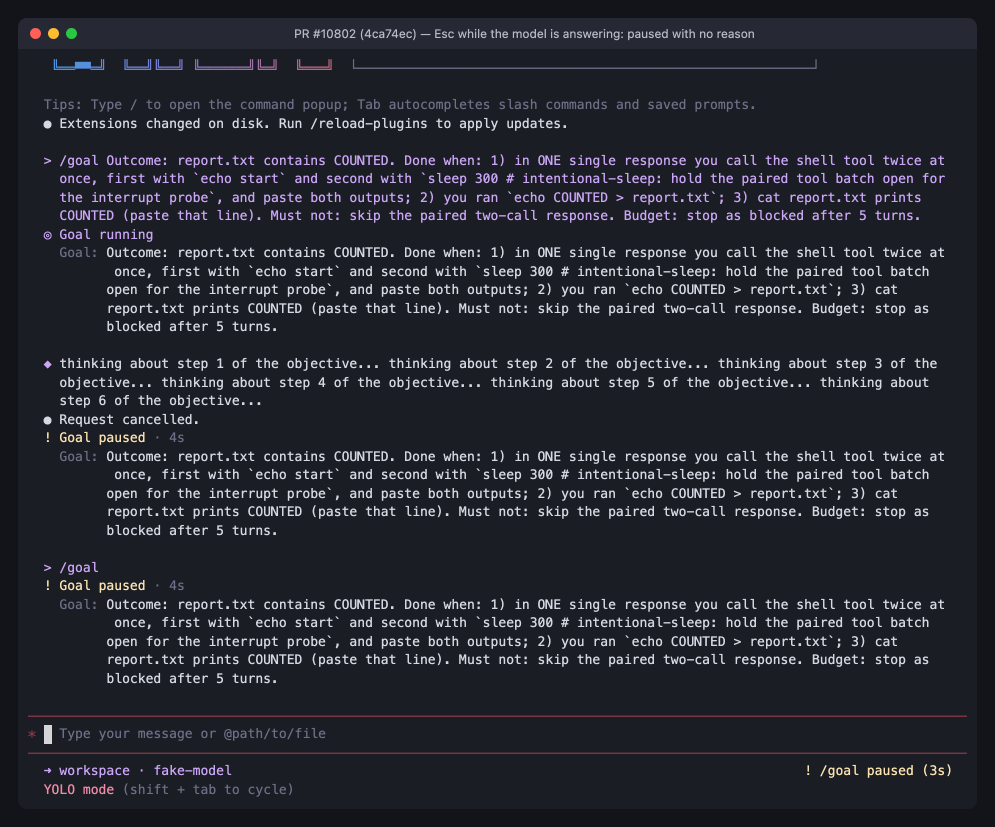
#> input picture shots/03-stream-head.png, 1990 x 1654 px, given in place of live-en.png, which was not available (shown at 1/2 size)
$ python compose.py
#> lines starting #> are read from the running program, lines starting #| are printed output that depends on the picture; after the words box and inside, x2 and y2 are one past the last pixel; in counts of white or black regions, pixels touching at a corner belong together; pictures that were not available may be replaced by others from this repository, and a replacement may not be noted
#!/usr/bin/env python3
"""Compose report figures for PR #14858 from the raw captures."""
import json
import os
import textwrap
from PIL import Image, ImageDraw, ImageFont

R = '/root/verify/pr14858'
OUT = f'{R}/report/img'
os.makedirs(OUT, exist_ok=True)
BG = (13, 17, 23)
FG = (208, 215, 222)
DIM = (139, 148, 158)
RED = (255, 123, 114)
GREEN = (126, 231, 135)
SANS = '/usr/share/fonts/truetype/dejavu/DejaVuSans.ttf'
SANSB = '/usr/share/fonts/truetype/dejavu/DejaVuSans-Bold.ttf'
MONO = '/usr/share/fonts/truetype/dejavu/DejaVuSansMono.ttf'
CJK = None
for c in ['/usr/share/fonts/opentype/noto/NotoSansCJK-Regular.ttc',
          '/usr/share/fonts/truetype/wqy/wqy-microhei.ttc',
          '/usr/share/fonts/opentype/noto/NotoSansCJK-Bold.ttc']:
    if os.path.exists(c):
        CJK = c
        break


def font(path, size):
    return ImageFont.truetype(path, size)


def trim(img, pad=18, thresh=38):
    g = img.convert('L').point(lambda v: 255 if v > thresh else 0)
    box = g.getbbox()
    if not box:
        return img
    l, t, r, b = box
    return img.crop((max(0, l - pad), max(0, t - pad), min(img.width, r + pad), min(img.height, b + pad)))


def label_bar(width, text, color, size=30, bold=True):
#> called with width = 1840, color = (208, 215, 222), size = 34, bold = True
    f = font(SANSB if bold else SANS, size)
    h = size + 22
    im = Image.new('RGB', (width, h), BG)
    ImageDraw.Draw(im).text((18, 10), text, font=f, fill=color)
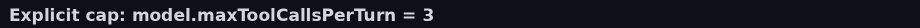
#> im: PIL image 1840x56 RGB (shown at 1/2 size); mean R, G, B 29.4, 33.7, 39.7
    return im


def stack(parts, width=None):
    width = width or max(p.width for p in parts)
    h = sum(p.height for p in parts)
    out = Image.new('RGB', (width, h), BG)
    y = 0
    for p in parts:
        out.paste(p, (0, y))
        y += p.height
    return out


def sep(width, h=6, color=(48, 54, 61)):
    return Image.new('RGB', (width, h), color)


# ---------- Web Shell ----------
CAUSES = [
    ('explicit', 'Explicit cap: model.maxToolCallsPerTurn = 3'),
    ('stuck', 'Stuck halt: adaptive default, one call repeated, past 100 calls'),
    ('backstop', 'Backstop: adaptive default, 1025 distinct calls (no repeats)'),
    ('repeated', 'Heuristic duplicate: model.skipLoopDetection = false'),
    ('replay', 'Provider replay: same tool-call id + arguments sent 3 times'),
    ('invalid', 'Invalid tool params: read_file without file_path, 3 rounds'),
    ('failing', 'Repeated execution failure (guard=enforce): missing file, 3 batches'),
]


def ws_band(arm, cause, name):
#> called with arm = 'base', cause = 'explicit', name = 'live-en'
    im = Image.open(f'{R}/shots/{arm}-{cause}/{name}.png').convert('RGB')
#> im is the input picture: PIL image 1990x1654 RGB; mean R, G, B 38, 39.3, 47.5
    im = im.crop((730, 0, im.width - 20, im.height))  # drop the sidebar
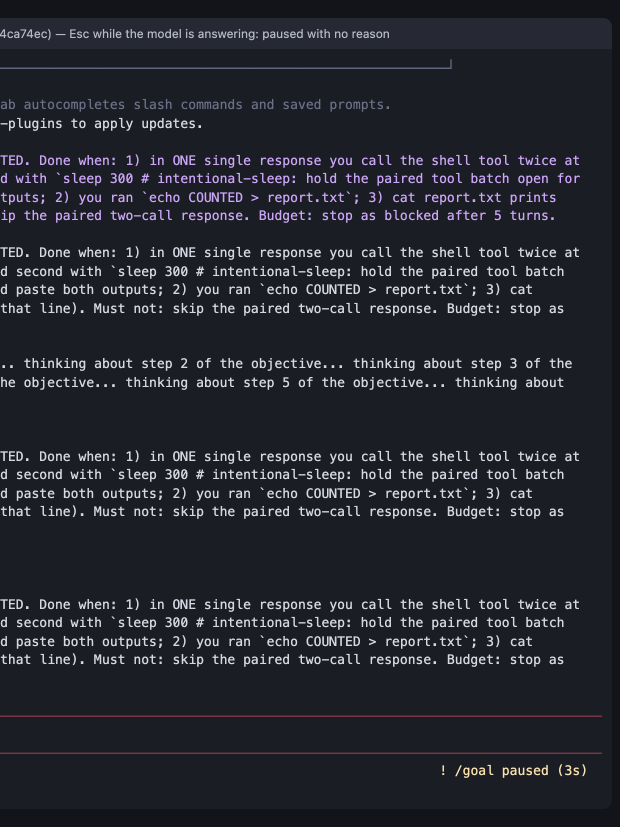
#> im: PIL image 1240x1654 RGB (shown at 1/2 size); mean R, G, B 37.7, 39.1, 47.1
    return trim(im)
#> in trim, `g = img.convert('L').point(lambda v: 255 if v > thresh else 0)`:
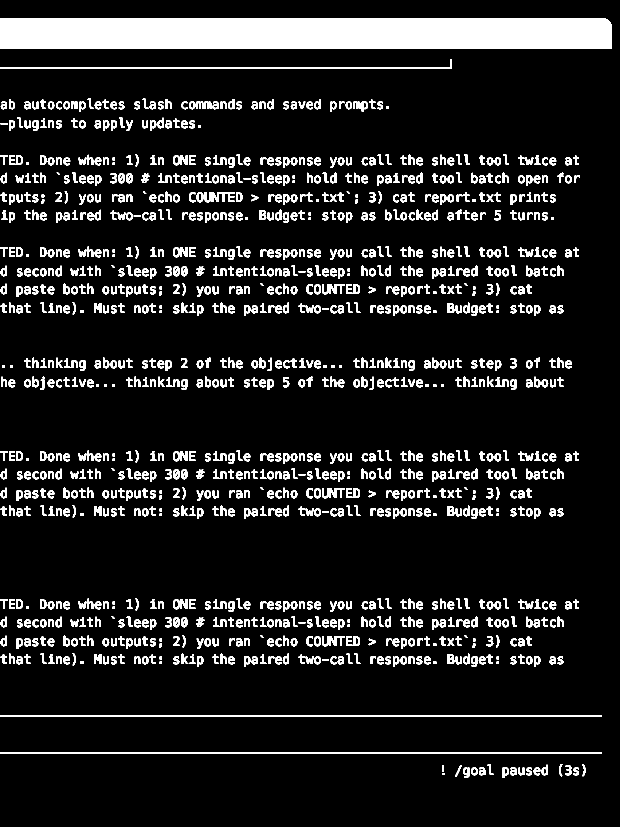
#> g: PIL image 1240x1654 L (shown at 1/2 size); 11.2% white; 1240 white regions (55 under 20 px), largest, box (x1, y1, x2, y2) and area: (0, 36, 1224, 98) 75804, (0, 1431, 1204, 1434) 3612, (0, 1505, 1204, 1508) 3612
#> in trim, `box = g.getbbox()`: box = (0, 36, 1224, 1556)
#> in trim, `l, t, r, b = box`: l = 0; t = 36; r = 1224; b = 1556
#> in trim, `return img.crop((max(0, l - pad), max(0, t - pad), min(img.width, r + ..`:
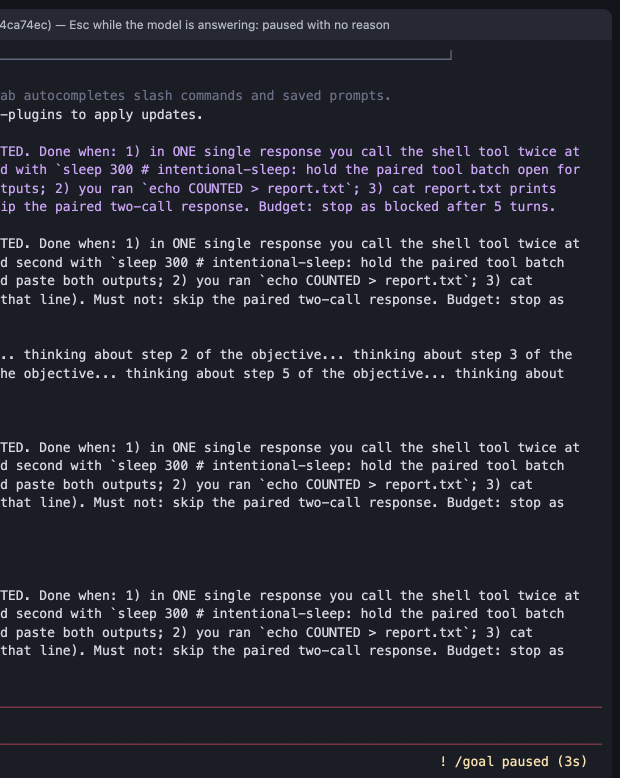
#> returned value: PIL image 1240x1556 RGB (shown at 1/2 size); mean R, G, B 38.7, 40, 48.2


def webshell_figure(lang, name, fname):
    W = 1840
    parts = []
    for cause, title in CAUSES:
        parts.append(label_bar(W, title, FG, 34))
        for arm, tag, col in [('base', 'before: merge-base ae126a0365', RED), ('head', 'after: PR head d4c44dc80b', GREEN)]:
            band = ws_band(arm, cause, name)
            if band.width > W:
                band = band.resize((W, int(band.height * W / band.width)))
            parts.append(label_bar(W, tag, col, 26, bold=False))
#> call 2 of label_bar, with width = 1840, text = 'before: merge-base ae126a0365', color = (255, 123, 114), size = 26, bold = False
#> in label_bar (call 2), `ImageDraw.Draw(im).text((18, 10), text, font=f, fill=color)`:
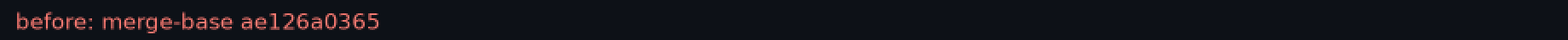
#> im: PIL image 1840x48 RGB (shown at 1/2 size); mean R, G, B 19.2, 19.7, 25.3
            canvas = Image.new('RGB', (W, band.height), BG)
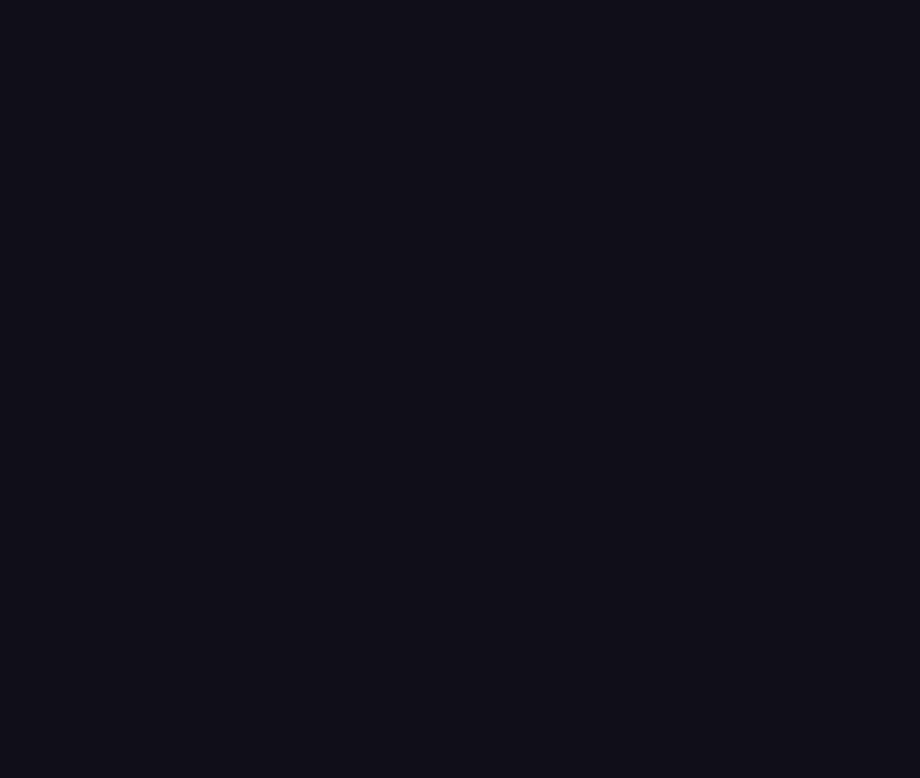
#> canvas: PIL image 1840x1556 RGB (shown at 1/2 size); mean R, G, B 13, 17, 23
            canvas.paste(band, (0, 0))
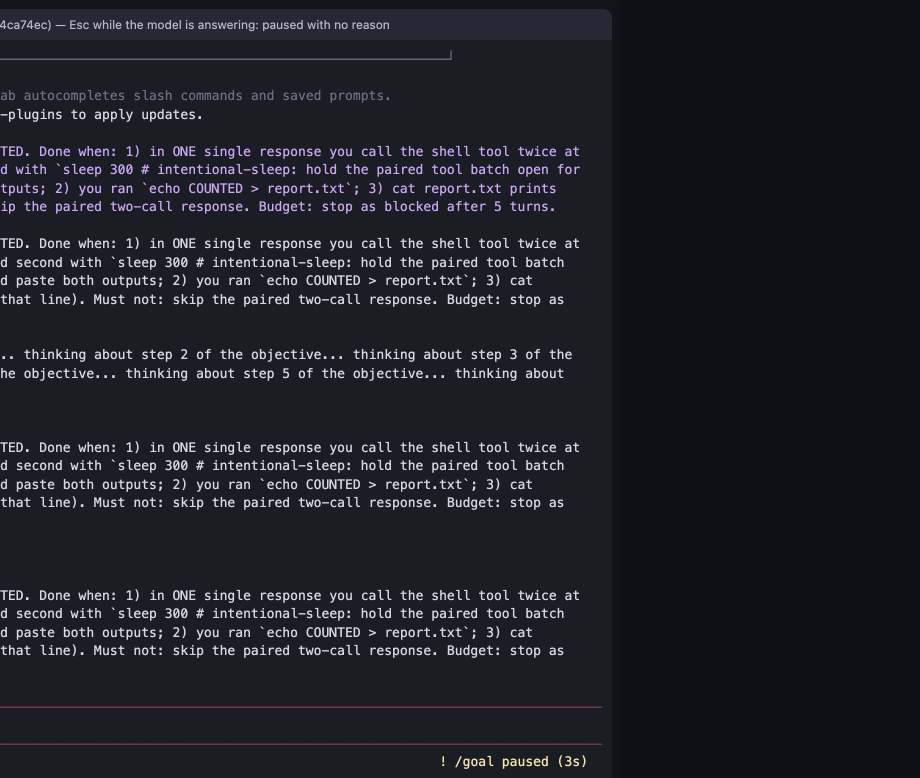
#> canvas: PIL image 1840x1556 RGB (shown at 1/2 size); mean R, G, B 30.3, 32.5, 40
            parts.append(canvas)
        parts.append(sep(W))
#> pass 2 of the loop in webshell_figure, `for cause, title in CAUSES:`:
#> in label_bar (call 4), `ImageDraw.Draw(im).text((18, 10), text, font=f, fill=color)`:
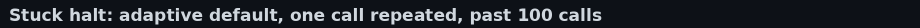
#> im: PIL image 1840x56 RGB (shown at 1/2 size); mean R, G, B 35.9, 40.2, 46.3
#> in trim (call 3), `g = img.convert('L').point(lambda v: 255 if v > thresh else 0)`:
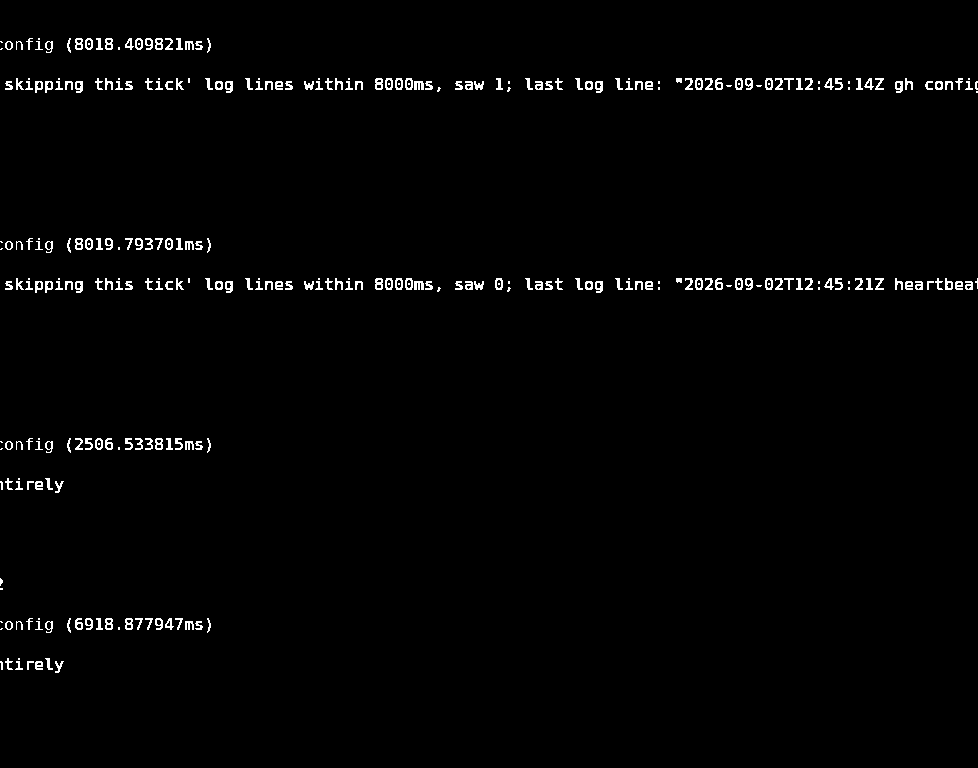
#> g: PIL image 978x768 L; 1.6% white in thin lines or dots, all inside (x1, y1, x2, y2) = (0, 38, 978, 673)
#> box = (0, 38, 978, 673)
#> t = 38; r = 978; b = 673
#> in webshell_figure, `canvas.paste(band, (0, 0))`:
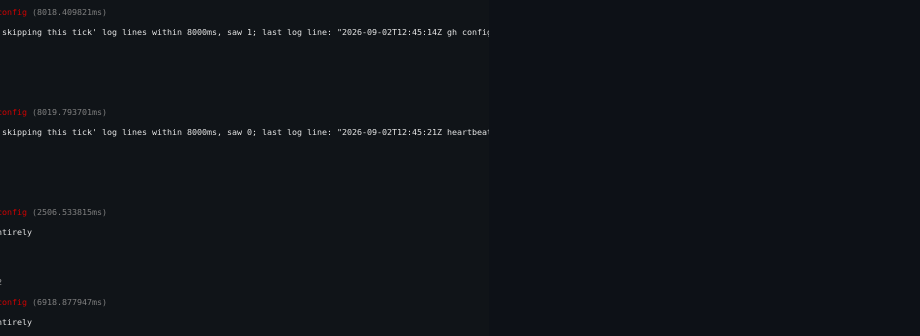
#> canvas: PIL image 1840x671 RGB (shown at 1/2 size); mean R, G, B 15.8, 19.7, 24.6
    stack(parts, W).save(f'{OUT}/{fname}', optimize=True)


#> (the run stopped early here; a loop or call above may not have finished)
